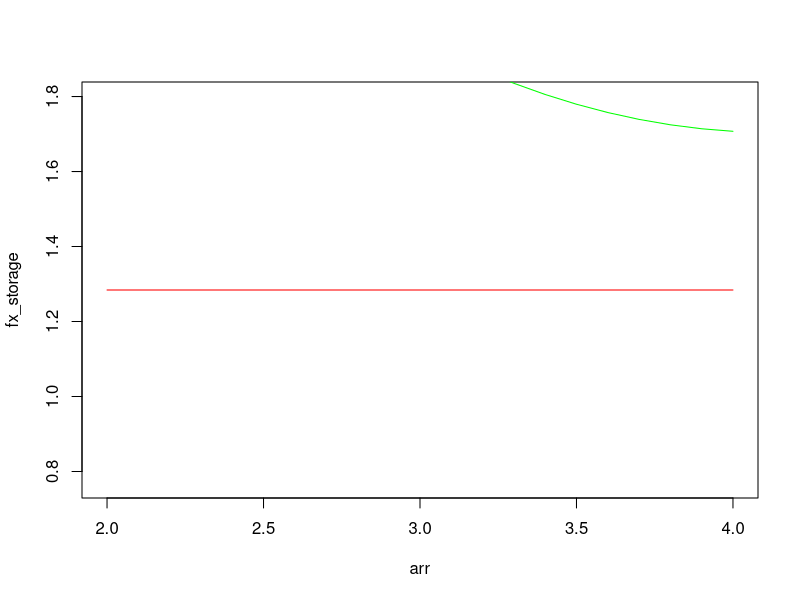

Source code (R):
#install.packages("ggplot2")
library(ggplot2)

# exercise 1 
factorial <- function(n) {
  counter = 1
  for (i in 1:n) {
    counter = counter * i
  }
  return(counter)
}

stirling <- function(n) {
  return(sqrt(2*pi*n)*((n/exp(1))^n))
}

# get the first 100 values
for (i in 1:10) {
  print(i)
  print(factorial(i)/stirling(i))
} 

# exercise 3
times2 <- function(x) {
  k <- length(x)
  x2 <- rep(0, k)
  carry <- 0
  i <- k
  for (n in 1:999) {
    if (i >= 1) {
      temp <- 2*x[i]+carry
      carry <- 0
      if (temp > 9) {
        carry <- 1 
        x2[i] <- temp - 10
      }
      else {
        x2[i] <- temp
      }
      i <- i - 1
    }
    else {
      if (carry > 0) {
        x2 <- c(1, x2)
        return (x2)
      }
      else {
        return(x2)
      }
    }
  }
} 

# find the sum of the times2 function and sum of digits produced
arr = c(1)
for (n in 1:999) {
  arr = times2(arr)
}
counter <- 0
for (i in arr) {
  counter = i + counter
}

# define b 
#b <- readline(prompt = "Enter any number : ")
b <- 3

# create the approximation function 
approx2 <- function(x, b) {
  fx <- exp(2/i)
  fx_2 <- exp(2/b) - 2*((x-b)/(b^2))*exp(2/b) + 2*(1+b)*(((x-b)^2)/(b^4))*exp(2/b)
  return(c(fx, fx_2))
}

fx_storage = c()
second_fx_storage = c()
arr <- seq(2, 4, 0.1)
for (x in arr) {
  results <- approx2(x, b) 
  fx_storage = append(fx_storage, results[1]) # in R, the index starts from 1!!!! 
  second_fx_storage = append(second_fx_storage, results[2])
}

# plotting the result
plot(arr, fx_storage, type='l', col='red')
lines(arr, second_fx_storage, col='green')

